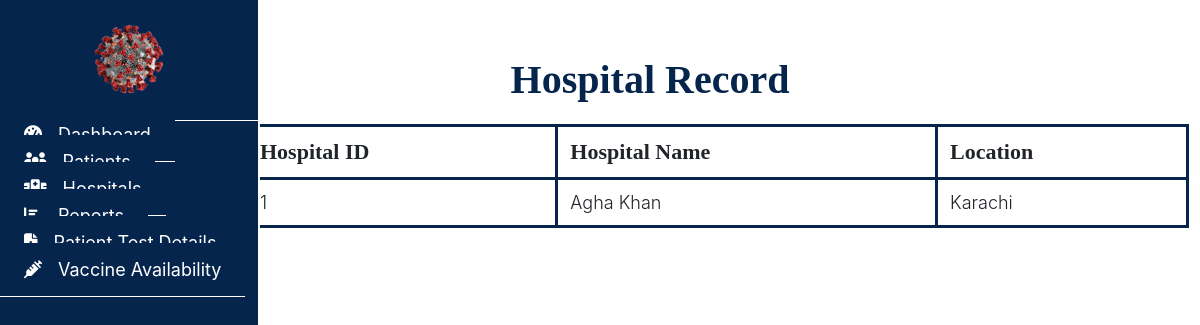
/admin/hospitaldetails.php (signed in), run on the app's committed database.
### tables this page shows
CREATE TABLE `hospital` (
  `hospital_id` int(11) NOT NULL,
  `hospital_name` varchar(255) DEFAULT NULL,
  `location` varchar(255) DEFAULT NULL,
  `password` varchar(255) DEFAULT NULL,
  `status` int(11) NOT NULL,
  `approval_status` enum('Pending','Approved','Rejected') DEFAULT 'Pending'
);

### admin/hospitaldetails.php (the view, shortened to what this page needs)
<?php
include("../connection.php");
?>
<html lang="en">
<head>
  <link rel="stylesheet" href="assets/style.css">
  <link rel="stylesheet" href="https://cdn.usebootstrap.com/bootstrap/3.3.7/css/bootstrap.min.css">
  <link rel="stylesheet"
    href="https://cdnjs.cloudflare.com/ajax/libs/material-design-iconic-font/2.2.0/css/material-design-iconic-font.min.css">
  <link rel="stylesheet" href="https://cdnjs.cloudflare.com/ajax/libs/font-awesome/6.4.0/css/all.min.css">
</head>
<body>
  <div id="sidebar">
    <header>
      <a href="#"><img src="../images/covidlogo.png" alt="" style="width:120px ; height:120px;padding: 20px;"></a>
    </header>
    <ul class="nav">
      <li>
        <a href="admin.php">
          <i class="fas fa-tachometer-alt"></i>Dashboard
        </a>
      </li>
      <li>
        <a href="patientrecord.php">
          <i class="fas fa-users"></i>Patients
        </a>
      </li>
      <li>
        <a href="hospitaldetails.php">
          <i class="fas fa-hospital"></i>Hospitals
        </a>
      </li>
      <li>
        <a href="crdetails.php">
          <i class="fas fa-chart-bar"></i>Reports
        </a>
      </li>
      <li>
        <a href="testdetails.php">
          <i class="fas fa-file-medical"></i>Patient Test Details
        </a>
      </li>
      <li>
        <a href="vaccine.php">
          <i class="fas fa-syringe"></i>Vaccine Availability
        </a>
      </li>
    </ul>
  </div>
  <nav class="navbar">
    <div class="container-fluid">
      <ul class="nav navbar-nav navbar-right">
        <li class="dropdown">
          <a href="#" class="dropdown-toggle" data-toggle="dropdown">
          </a>
        </li>
      </ul>
    </div>
  </nav>
  <div class="container-fluid" id="all-products">
    <h1 class="text-center">Hospital Record</h1>
    <div class="container">
      <table class="table">
        <thead>
          <tr>
            <th>Hospital ID</th>
            <th>Hospital Name</th>
            <th>Location</th>
          </tr>
        </thead>
        <tbody>
          <?php
          $query = "SELECT * FROM hospital";
          $result = mysqli_query($con, $query);
          foreach ($result as $row) {
            echo "<tr>";
            echo "<td>{$row['hospital_id']}</td>";
            echo "<td>{$row['hospital_name']}</td>";
            echo "<td>{$row['location']}</td>";
            echo "</tr>";
          }
          ?>
        </tbody>
      </table>
    </div>
  </div>
</body>
</html>

### admin/assets/style.css (style rules this page uses)
#sidebar .nav>li>a { font-size: 18px; height: 70px; }
#sidebar { z-index: 1000; position: fixed; left: 250px; width: 260px; height: 500%; margin-left: -250px; overflow-y: auto; background: #05254d; -webkit-transition: all 0.5s ease; -moz-transition: all 0.5s ease; -o-transition: all 0.5s ease; border-right: #fff 2px solid; transition: all 0.5s ease; }
#sidebar header { font-size: 20px; line-height: 52px; border-bottom: 1.5px solid white; text-align: center; }
#sidebar header a { color: white; display: block; text-decoration: none; background: #05254d; }
#sidebar header a img { width: 90px; height: 90px; }
#sidebar .nav a { background:#05254d; border-bottom: 1px solid white; color: white; font-size: 14px; padding: 16px 24px; }
#sidebar .nav a i { margin-right: 16px; }
#all-products .table { justify-content: center; align-items: center; margin-left: 200px; width: 85%; margin-top: 20px; border: #05254d 3px solid; border-radius: 20px; height: auto; }
.table th { font-size: 22px; font-family: poppin; }
.table td { font-size: 18px; font-weight: 300; }
#all-products .table td, th { border: #05254d 3px solid; }
#all-products h1 { margin-left: 100px; font-weight: 600; color: #05254d; font-family: poppin; text-align: center; justify-content: center; align-items: center; }

### data on the page
hospital: hospital_id "1", hospital_name "Agha Khan", location "Karachi"
